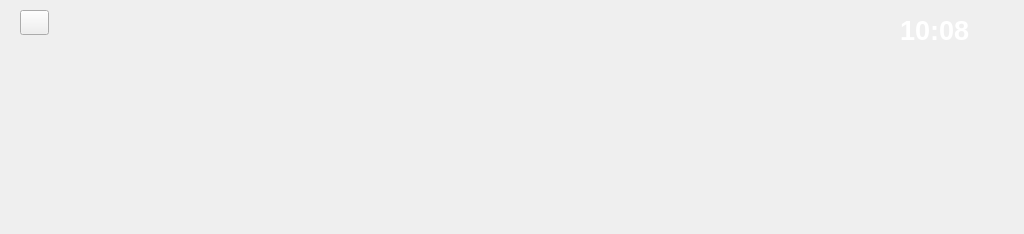
<?xml version="1.0" encoding="UTF-8"?>
<ui version="4.0">
 <class>frmSysMenu</class>
 <widget class="QWidget" name="frmSysMenu">
  <property name="geometry">
   <rect>
    <x>0</x>
    <y>0</y>
    <width>1024</width>
    <height>234</height>
   </rect>
  </property>
  <property name="windowTitle">
   <string>Form</string>
  </property>
  <property name="styleSheet">
   <string notr="true"/>
  </property>
  <widget class="QWidget" name="widget_process" native="true">
   <property name="geometry">
    <rect>
     <x>180</x>
     <y>10</y>
     <width>711</width>
     <height>41</height>
    </rect>
   </property>
  </widget>
  <widget class="QPushButton" name="btnSysMenu">
   <property name="geometry">
    <rect>
     <x>20</x>
     <y>10</y>
     <width>29</width>
     <height>25</height>
    </rect>
   </property>
   <property name="styleSheet">
    <string notr="true">border-image: url(:/images/sys_menu.png);
background-image: url(:/images/sys_menu.png);</string>
   </property>
   <property name="text">
    <string/>
   </property>
  </widget>
  <widget class="QLabel" name="labTime">
   <property name="geometry">
    <rect>
     <x>900</x>
     <y>10</y>
     <width>121</width>
     <height>40</height>
    </rect>
   </property>
   <property name="font">
    <font>
     <pointsize>20</pointsize>
     <weight>75</weight>
     <bold>true</bold>
    </font>
   </property>
   <property name="styleSheet">
    <string notr="true">color: rgb(255, 255, 255);</string>
   </property>
   <property name="text">
    <string>10:08</string>
   </property>
  </widget>
 </widget>
 <resources/>
 <connections/>
</ui>
